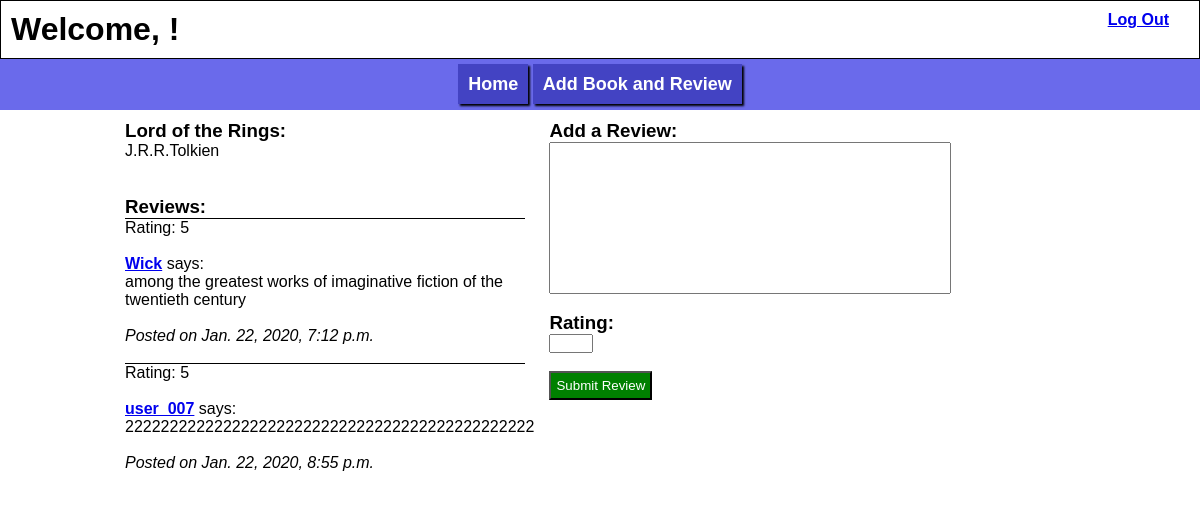
Screenshot of /books/1 with the database file from the repository.
### book_reviews_app/models.py (models this page shows)
class Book(models.Model):
    title = models.CharField(max_length = 100)
    author = models.ForeignKey(Author, related_name = "books", on_delete = models.CASCADE)
    created_at = models.DateTimeField(auto_now_add = True)
    updated_at = models.DateTimeField(auto_now = True)
    objects = BookManager()

class Author(models.Model):
    name = models.CharField(max_length = 100)
    created_at = models.DateTimeField(auto_now_add = True)
    updated_at = models.DateTimeField(auto_now = True)
    objects = AuthorManager()

class Review(models.Model):
    content = models.TextField()
    rating = models.IntegerField()
    user = models.ForeignKey(User, related_name = "reviews", on_delete = models.CASCADE)
    book = models.ForeignKey(Book, related_name = "reviews", on_delete = models.CASCADE)
    created_at = models.DateTimeField(auto_now_add = True)
    updated_at = models.DateTimeField(auto_now = True)
    objects = ReviewManager()

### login_app/models.py (models this page shows)
class User(models.Model):
    first_name = models.CharField(max_length = 255)
    alias = models.CharField(max_length = 255)
    email = models.CharField(max_length = 384)
    password = models.CharField(max_length = 60)
    objects = UserManager()
    created_at = models.DateTimeField(auto_now_add = True)
    updated_at = models.DateTimeField(auto_now = True)

### book_reviews_app/views.py (the view)
# urls.py: path('<int:book_id>', views.book_info),
def book_info(request, book_id):
    context = {
        "book":Book.objects.get(id = book_id)
    }
    return render(request, "book_info.html", context)

### book_reviews_app/templates/book_info.html (shortened to what this page needs)
<!DOCTYPE html>
<html lang="en">
<head>
    {% load static %}
    <link rel="stylesheet" type="text/css" href="{% static 'books_style.css' %}">
</head>
<body>
    <header>
        <h1>Welcome, {{request.session.first_name}}!</h1>
        <a href="/books/logout">Log Out</a>
    </header>
    <nav>
        <a class="navigate_links" href="/books">Home</a>
        <a class="navigate_links" href="/books/add">Add Book and Review</a>
    </nav>
    <div id="wrapper">
        <main>
            <div class="review_parent">
                <h3>{{book.title}}:</h3>
                <p>{{book.author.name}}</p><br><br>
                <h3>Reviews:</h3>
                {% for review in book.reviews.all %}
                    <div class="review_child">
                        <p>Rating: {{review.rating}}</p><br>
                        <a href="/books/user/{{review.user.id}}">{{review.user.alias}}</a> says:
                        <p>{{review.content}}</p><br>
                        <p style="font-style: italic;">Posted on {{review.updated_at}}</p>
                        <br>
                    </div>
                {% endfor %}
            </div>
            <div class="review">
                <form action="/books/{{book.id}}/add_review" method="POST">
                    <h3>Add a Review:</h3> <textarea name="review" cols="40" rows="10"></textarea><br>
                    <h3>Rating:</h3> <input type="number" name="rating" min="1" max="5"><br>
                    <input class="add_button" type="submit" value="Submit Review">
                </form>
                <ul class="errors">
                </ul>
            </div>
        </main>
    </div>
</body>
</html>

### login_app/static/books_style.css (style rules this page uses)
* { margin: 0px; padding: 0px; vertical-align: top; text-align: left; font-family: sans-serif; }
html, body { margin: 0px; height: 100%; }
#wrapper { height: 100%; }
main { margin: 0px auto; width: 970px; }
a { font-weight: bold; }
.review, .info { width: 400px; display: inline-block; padding: 10px; }
.review_parent { width: 400px; display: inline-block; padding: 10px; }
.review_child { border-top: black; border-top-style: groove; border-top-width: 1px; display: block; }
nav { margin: 0px; padding: 15px; text-align: center; background-color: rgb(106, 106, 235); }
.navigate_links { text-decoration: none; font-weight: bold; font-size: 18px; color: white; padding: 10px; background-color: rgb(67, 67, 195); box-shadow: 2px 2px 2px black; }
.add_button { padding: 5px; background-color: green; display: inline-block; color: white; }
.errors, .errors li { font-weight: bold; color: red; list-style-type: none; padding: 5px; }
header a, header h1 { display: inline-block; vertical-align: middle; }
header a { float: right; margin-right: 20px; }
header { margin: 0px; padding: 10px; border:1px solid black; }
textarea { resize: none; width: 100%; }
input, textarea { display: block; }

### rows the page displays
Book: title "Lord of the Rings", author.name "J.R.R.Tolkien"
Review: rating "5", user.alias "Wick", content "among the greatest works of imaginative fiction of the twentieth century", updated_at "Jan. 22, 2020, 7:12 p.m."
Review: rating "5", user.alias "user_007", content "2222222222222222222222222222222222222222222222", updated_at "Jan. 22, 2020, 8:55 p.m."
